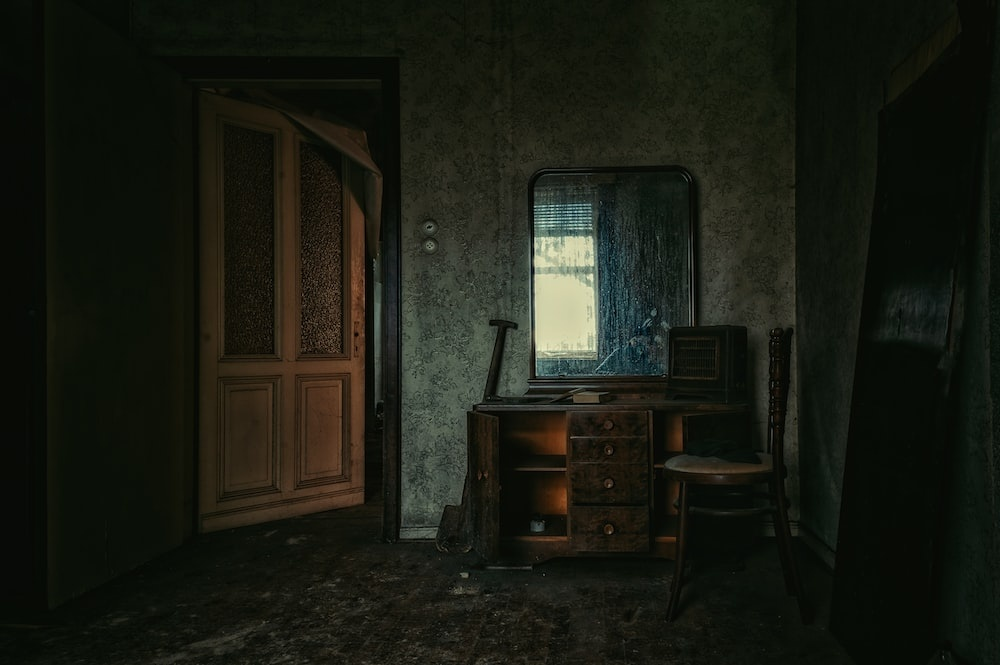
#> input picture test.jpg, 1000 x 665 px, given in place of sample.mp4, which was not available
$ python videoEdge.py
#> lines starting #> are read from the running program, lines starting #| are printed output that depends on the picture; pictures that were not available may be replaced by others from this repository, and a replacement may not be noted
import cv2
import numpy as np
import argparse
import glob

def auto_canny(image, sigma=0.33):
	# compute the median of the single channel pixel intensities
	v = np.median(image)
	# apply automatic Canny edge detection using the computed median
	lower = int(max(0, (1.0 - sigma) * v))
	upper = int(min(255, (1.0 + sigma) * v))
	edged = cv2.Canny(image, lower, upper)
	# return the edged image
	return edged

# Read the original image
cap = cv2.VideoCapture('sample.mp4') # Camera is 480 x 640

while True:
    ret, frame = cap.read()
#> frame is the input picture: shape (665, 1000, 3); mean B, G, R 18.5, 27.5, 25

    frame = cv2.resize(frame, (1280, 960), fx = 0, fy = 0) # Enlarges the video
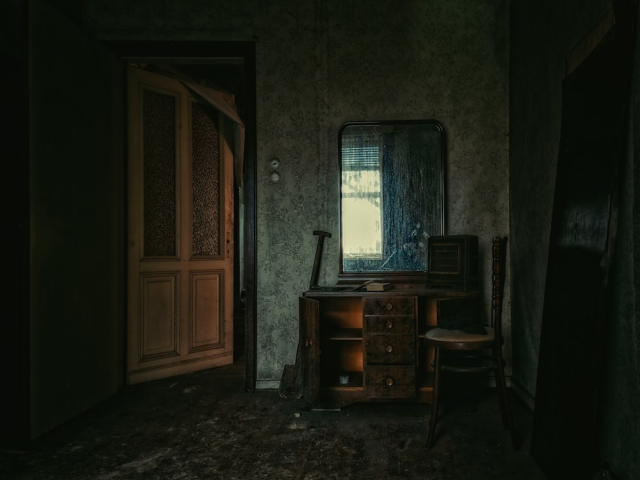
#> frame: shape (960, 1280, 3) (shown at 1/2 size); mean B, G, R 18.5, 27.4, 24.9
    dimensions = frame.shape
#> dimensions = (960, 1280, 3)


    frame = frame.astype('uint8') #MAYBE
    #gray = cv2.cvtColor(frame, cv2.COLOR_BGR2GRAY)
    blur = cv2.GaussianBlur(frame, (3,3), 0)

    edges = auto_canny(blur) # Canny edge detection
#> in auto_canny, `v = np.median(image)`: v = 16
#> in auto_canny, `lower = int(max(0, (1.0 - sigma) * v))`: lower = 10
#> in auto_canny, `upper = int(min(255, (1.0 + sigma) * v))`: upper = 21
#> in auto_canny, `edged = cv2.Canny(image, lower, upper)`:
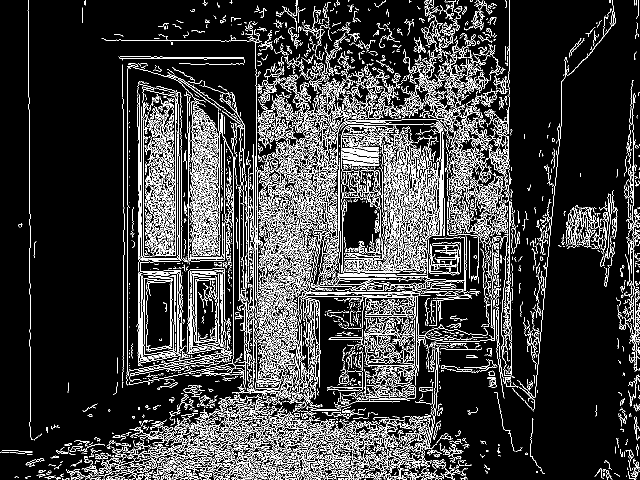
#> edged: shape (960, 1280) (shown at 1/2 size); 13.8% white in thin lines or dots
    edgesB = cv2.GaussianBlur(edges, (3,3), 0) # Makes edge smoother
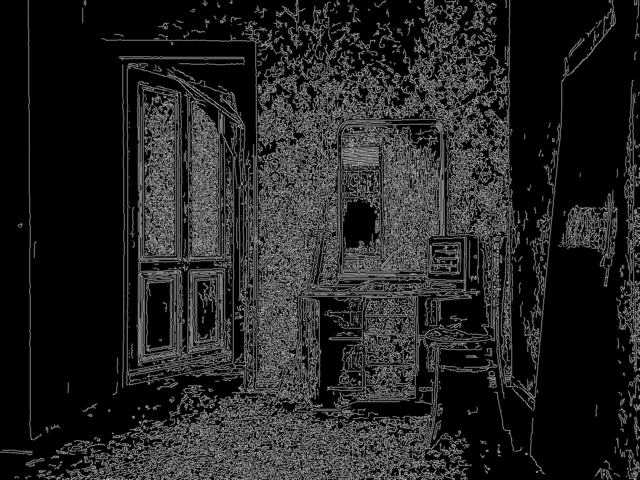
#> edgesB: shape (960, 1280) (shown at 1/2 size); min 0, max 223, mean 35.2
    edges = cv2.addWeighted(edges, 1, edgesB, 1, 0.9) # Makes a "glowing" edge
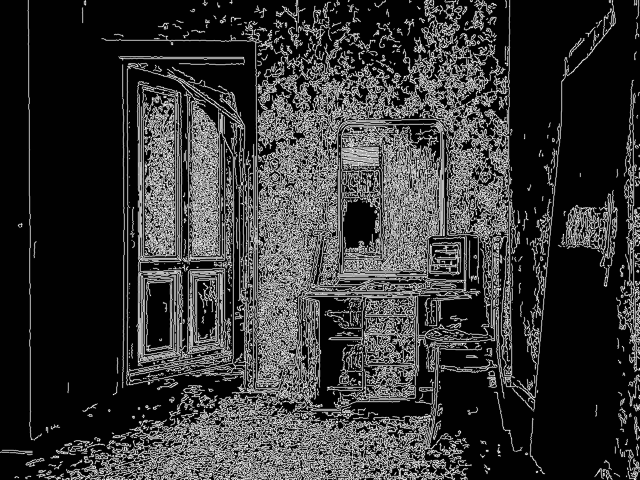
#> edges: shape (960, 1280) (shown at 1/2 size); min 1, max 255, mean 53.3
    edges = cv2.merge((edges,edges,edges))
#> edges: shape (960, 1280, 3)


    merge = cv2.addWeighted(frame, 1, edges, 1, 0.0)
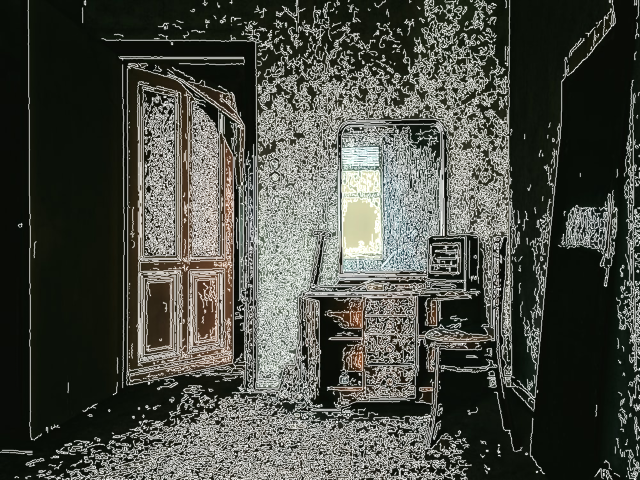
#> merge: shape (960, 1280, 3) (shown at 1/2 size); mean B, G, R 67.8, 75.4, 73.1
    cv2.imshow('Video',merge)


    if cv2.waitKey(25) & 0xFF == ord('q'):
#> (key q is pressed here)
        break
cap.release()
cv2.destroyAllWindows()
quit()
#> (the program exits here)
